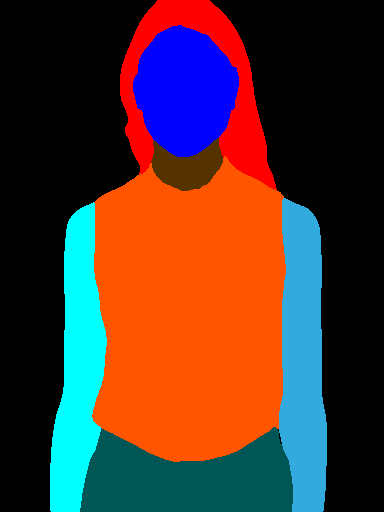
#> input picture myapp/resized_segmentation_img.png, 384 x 512 px, given in place of origin_web.jpg, which was not available
$ python -i main.py   (imports and definitions only)
#> lines starting #> are read from the running program, lines starting #| are printed output that depends on the picture; pictures that were not available may be replaced by others from this repository, and a replacement may not be noted
import os, sys
import cv2
from PIL import Image
import numpy as np
import glob
import warnings
from cloths_segmentation.pre_trained_models import create_model

def main():


    # Read input image
    img=cv2.imread("C:/Users/Sishir512/Desktop/Major project/virtual/myapp/static/origin_web.jpg")
#> img is the input picture: shape (512, 384, 3); mean B, G, R 46.3, 51.9, 79.6
    ori_img=cv2.resize(img,(768,1024))
    cv2.imwrite("origin.jpg",ori_img)

    # Resize input image
    img=cv2.imread('origin.jpg')
#> img: shape (1024, 768, 3)
    img=cv2.resize(img,(384,512))
#> img: shape (512, 384, 3)
    cv2.imwrite('resized_img.jpg',img)

    # Get mask of cloth
    print("Get mask of cloth\n")
    terminnal_command = "python get_cloth_mask.py"
    os.system(terminnal_command)

    # Get openpose coordinate using posenet
    print("Get openpose coordinate using posenet\n")
    terminnal_command = "python posenet.py"
    os.system(terminnal_command)

    # Generate semantic segmentation using Graphonomy-Master library
    print("Generate semantic segmentation using Graphonomy-Master library\n")
    os.chdir("C:/Users/Sishir512/Desktop/Major project/virtual/myapp/Graphonomy-master")
    terminnal_command ="python exp/inference/inference.py --loadmodel ./inference.pth --img_path ../resized_img.jpg --output_path ../ --output_name /resized_segmentation_img"
    os.system(terminnal_command)
    os.chdir("../")

    # Remove background image using semantic segmentation mask
    mask_img=cv2.imread('./resized_segmentation_img.png',cv2.IMREAD_GRAYSCALE)
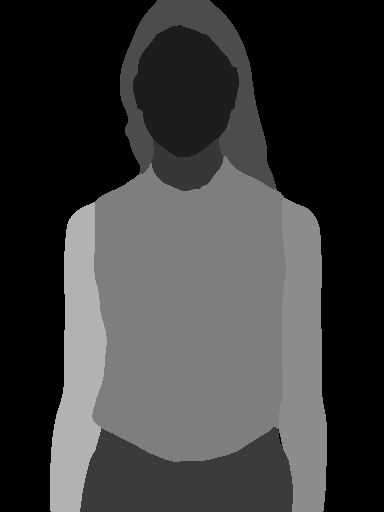
#> mask_img: shape (512, 384); min 0, max 178, mean 59.4
    mask_img=cv2.resize(mask_img,(768,1024))
#> mask_img: shape (1024, 768)
    k = cv2.getStructuringElement(cv2.MORPH_RECT, (3,3))
    mask_img = cv2.erode(mask_img, k)
    img_seg=cv2.bitwise_and(ori_img,ori_img,mask=mask_img)
    back_ground=ori_img-img_seg
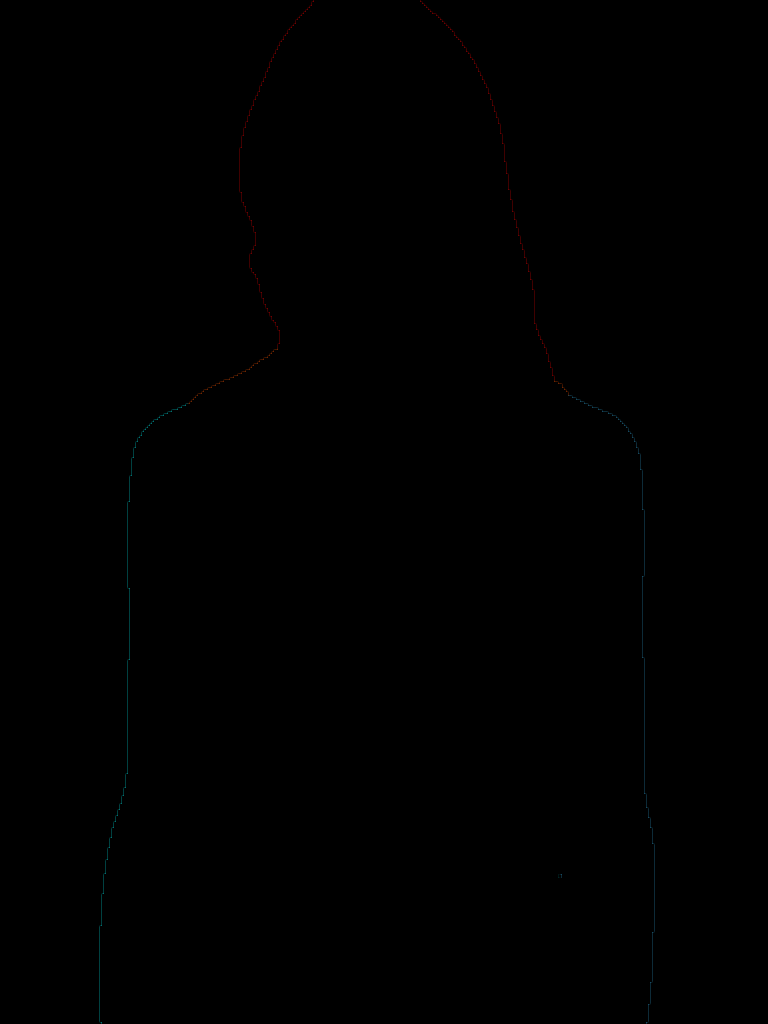
#> back_ground: shape (1024, 768, 3); mean B, G, R 0.1, 0.1, 0.1
    img_seg=np.where(img_seg==0,215,img_seg)
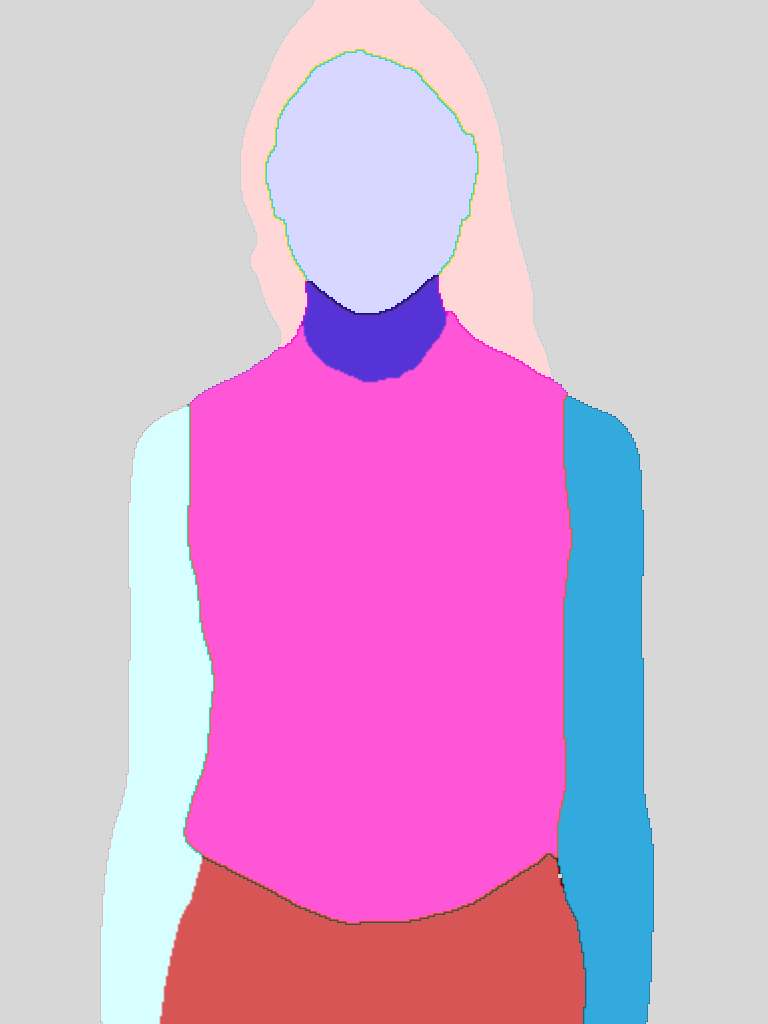
#> img_seg: shape (1024, 768, 3); mean B, G, R 210.2, 171.2, 214.7
    cv2.imwrite("./seg_img.png",img_seg)
    img=cv2.resize(img_seg,(768,1024))
    cv2.imwrite('./HR-VITON-main/test/test/image/00001_00.jpg',img)

    # Generate grayscale semantic segmentation image
    terminnal_command ="python get_seg_grayscale.py"
    os.system(terminnal_command)

    # Generate Densepose image using detectron2 library
    print("\nGenerate Densepose image using detectron2 library\n")
    terminnal_command ="python detectron2/projects/DensePose/apply_net.py dump detectron2/projects/DensePose/configs/densepose_rcnn_R_50_FPN_s1x.yaml \
    https://dl.fbaipublicfiles.com/densepose/densepose_rcnn_R_50_FPN_s1x/165712039/model_final_162be9.pkl \
    origin.jpg --output output.pkl -v"
    os.system(terminnal_command)
    terminnal_command ="python get_densepose.py"
    os.system(terminnal_command)

    # Run HR-VITON to generate final image
    print("\nRun HR-VITON to generate final image\n")
    os.chdir("./HR-VITON-main")
    terminnal_command = "python test_generator.py --cuda True --test_name test1 --tocg_checkpoint mtviton.pth --gpu_ids 0 --gen_checkpoint gen.pth --datasetting unpaired --data_list t2.txt --dataroot ./test"
    os.system(terminnal_command)

    # Add Background or Not
    l=glob.glob("./Output/*.png")

    # [10 lines of commented-out code are left out]
    for i in l:
        img=cv2.imread(i)
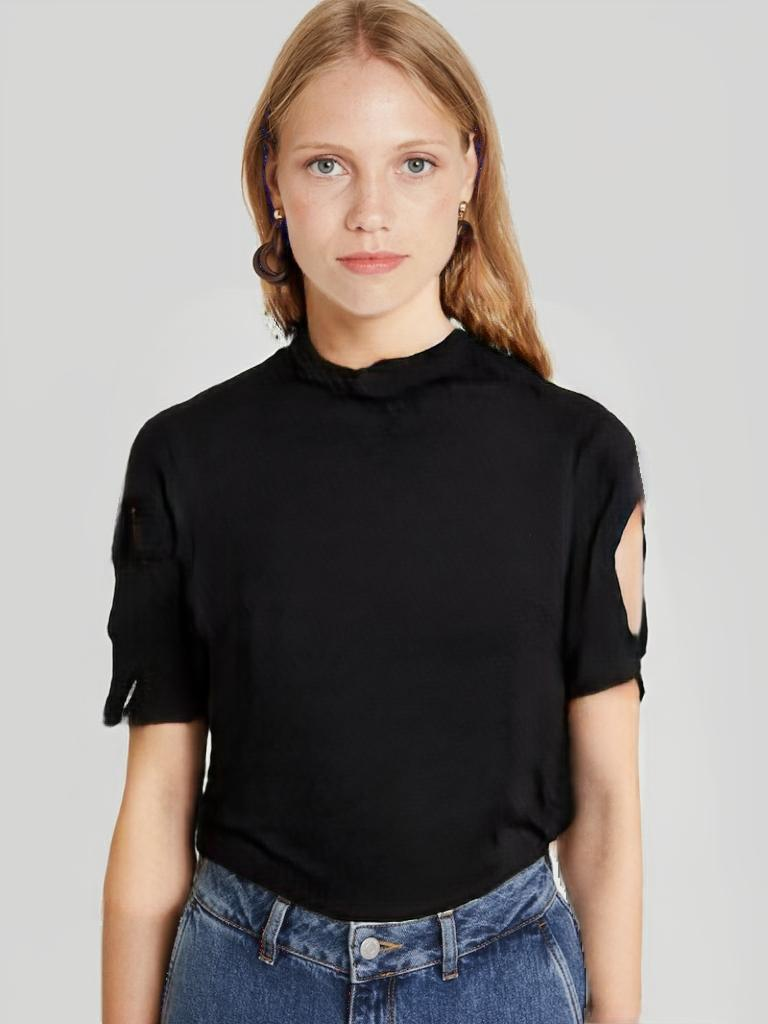
#> input picture myapp/HR-VITON-main/Output/00001_00_00001_00.png, 768 x 1024 px
#> img is the input picture: shape (1024, 768, 3); mean B, G, R 132.3, 135.2, 141.3
        cv2.imwrite(i,img)

    os.chdir("../")
    cv2.imwrite("./static/finalimg.png", img)

>>> result = main()
